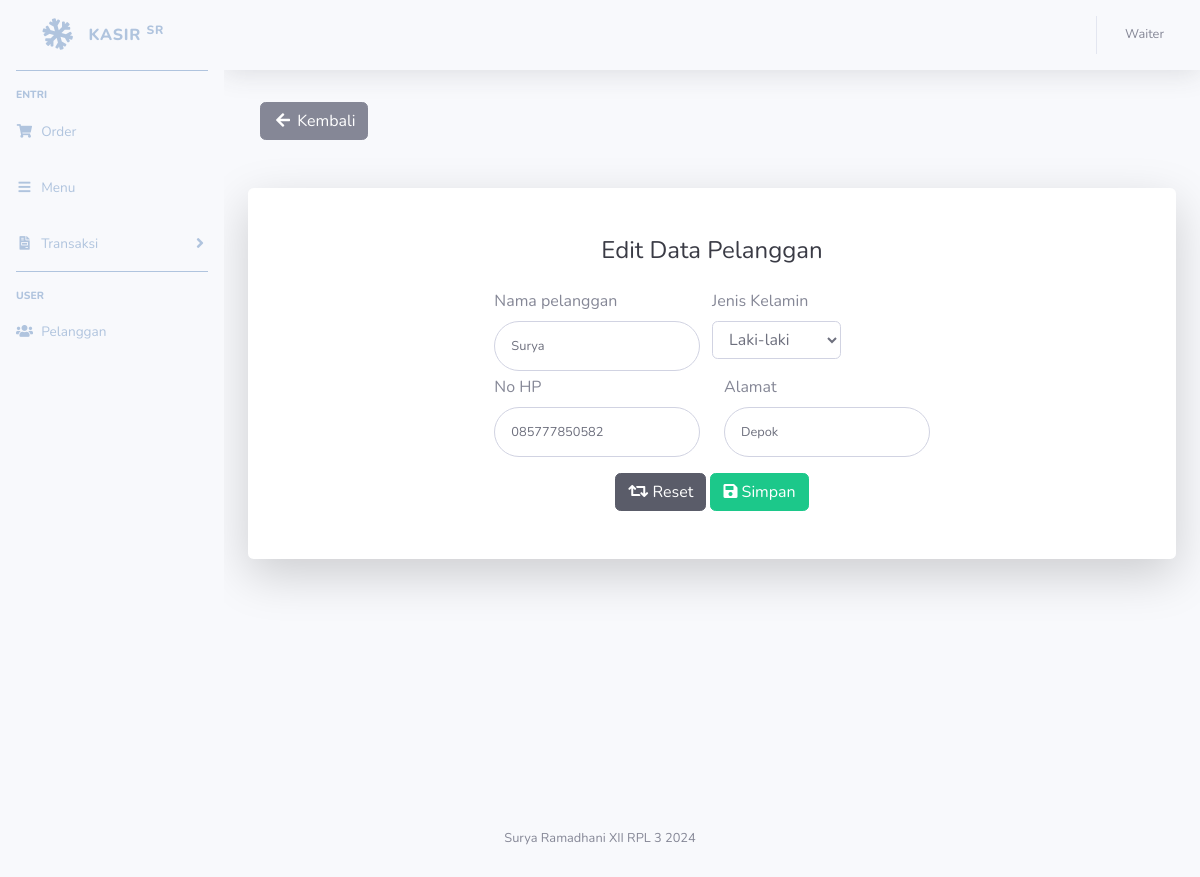
The app's page /waiter/pelangganedit.php?id=1 (signed in) with its own data.
### tables this page shows
CREATE TABLE `pelanggan` (
  `idpelanggan` int(11) NOT NULL,
  `namapelanggan` varchar(150) NOT NULL,
  `jeniskelamin` enum('Laki-Laki','Perempuan') NOT NULL,
  `nohp` char(15) NOT NULL,
  `alamat` varchar(255) NOT NULL
);

### waiter/functions.php (called while the page is built, shortened)
<?php
function ambilsatubaris($conn, $query)
{
    $db = mysqli_query($conn, $query);
    return mysqli_fetch_assoc($db);
}

### waiter/pelangganedit.php (the view, shortened to what this page needs)
<?php
require 'functions.php';
$idpelanggan = $_GET['id'];
$queryedit = "SELECT * FROM pelanggan WHERE idpelanggan = '$idpelanggan'";
$edit = ambilsatubaris($conn, $queryedit);
require 'header.php';
?>
<div class="container">
    <div class="col-md-6 mt-2">
        <a href="barang.php" class="btn btn-secondary box-title"><i class="fa fa-arrow-left fa-fw"></i> Kembali</a>
    </div>
    <div class="card o-hidden border-0 shadow-lg my-5">
        <div class="card-body p-0">
            <div class="row  justify-content-center">
                <div class="col-lg-7 ">
                    <div class="p-5 ">
                        <div class="text-center">
                            <h1 class="h4 text-gray-900 mb-4">Edit Data Pelanggan</h1>
                        </div>
                        <form class="user" method="post" action="">
                            <div class="form-group row">
                                <div class="col-sm-6 mb-3 mb-sm-0">
                                    <label>Nama pelanggan</label>
                                    <input type="text" name="namapelanggan" class="form-control form-control-user" value="<?= $edit['namapelanggan'] ?>" required>
                                </div>
                                <div class=" form-group">
                                    <label>Jenis Kelamin</label>
                                    <select name="jeniskelamin" class="form-control">
                                        <option value="Laki-Laki" <?php if ($edit['jeniskelamin']  == 'Laki-Laki') {
                                                                        echo "selected";
                                                                    } ?>>Laki-laki</option>
                                    </select>
                                </div>
                                <div class="col-sm-6 mb-3 mb-sm-0">
                                    <label>No HP</label>
                                    <input type="text" name="nohp" class="form-control form-control-user" value="<?= $edit['nohp'] ?>" required>
                                </div>
                                <div class="col-sm-6 mb-3 mb-sm-0">
                                    <label>Alamat</label>
                                    <input type="text" name="alamat" class="form-control form-control-user" value="<?= $edit['alamat'] ?>" required>
                                </div>
                            </div>
                            <div class=" text-center">
                                <button type="reset" class="btn btn-dark"><i class="fas fa-fw fa-retweet"></i> Reset</button>
                                <button type="submit" name="btn-simpan" class="btn btn-success"><i class="fa fa-save"></i> Simpan</button>
                            </div>
                        </form>
                    </div>
                </div>
            </div>
        </div>
    </div>
</div>
<?php
require 'footer.php';
?>

### records on screen
pelanggan: namapelanggan "Surya", jeniskelamin "Laki-laki", nohp "085777850582", alamat "Depok"
